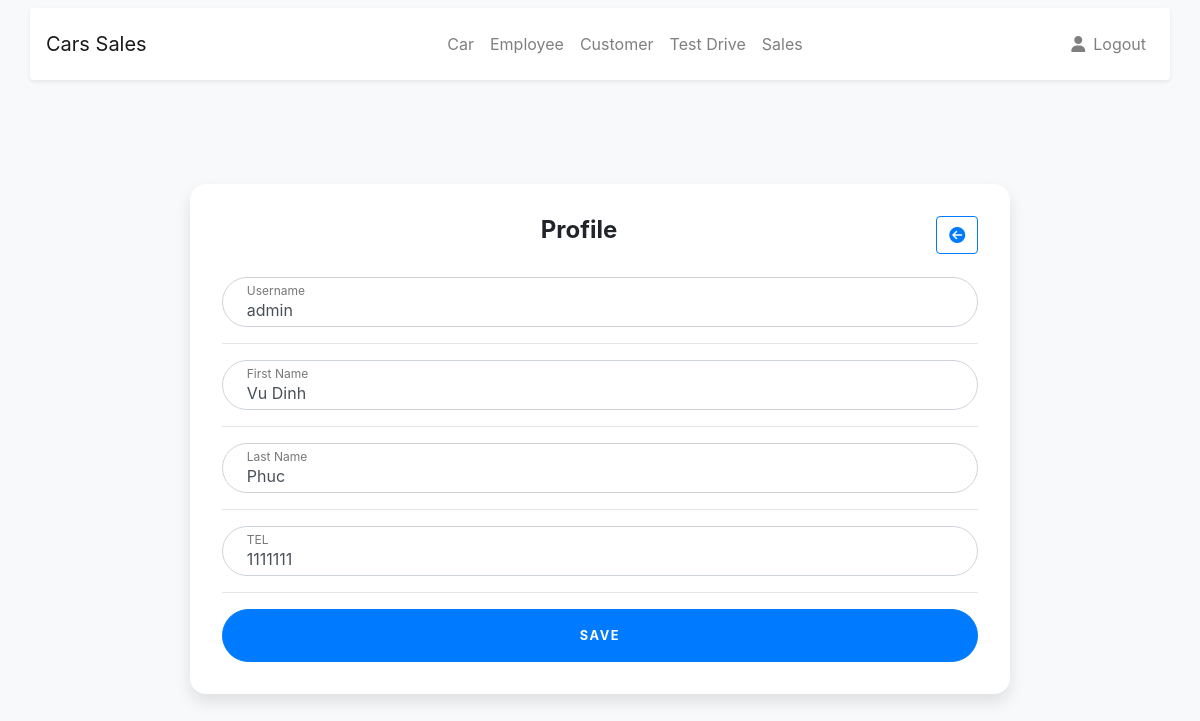
/staff/profile.php (signed in), run on the app's committed database.
### tables this page shows
CREATE TABLE `staff` (
  `id` int(11) NOT NULL,
  `username` varchar(20) NOT NULL,
  `first` varchar(20) NOT NULL,
  `last` varchar(20) NOT NULL,
  `tel` int(10) NOT NULL,
  `password` varchar(40) NOT NULL,
  `type` char(1) NOT NULL
);

### staff/profile.php (the view, shortened to what this page needs)
<?php
extract($_REQUEST);
if(isset($_SESSION['activeadmin']) || isset($_SESSION['activestaff'])){
  if(isset($_SESSION['activeadmin'])){
    $id= $_SESSION["activeadmin"][0];
  }
  try {
    require("../database/connection.php");
    $sql = "select * from staff where id= '$id'";
    $r = $db->query($sql);
    $record = $r->fetch();
  }
  catch(PDOException $e)
    {
    echo "Connection failed: " . $e->getMessage();
    }
}
else {
    header("location: index.php");
}
?>
<!DOCTYPE html>
<html lang="en">
<head>
    <link rel="stylesheet" href="https://stackpath.bootstrapcdn.com/bootstrap/4.4.1/css/bootstrap.min.css">
    <link rel="stylesheet" href="../style.css">
</head>
<body class=" bg-light">
    <nav class="navbar navbar-expand-lg navbar-light bg-light ">
        <div class="container shadow-sm p-3 mb-5 bg-white rounded">
          <a class="navbar-brand" href="index.php">
            Cars Sales
          </a>
          <div class="collapse navbar-collapse" id="navbarCollapse">
            <ul class="navbar-nav mx-auto">
              <li class="nav-item ">
                <a class="nav-link" href="dashboard.php?page=1&ipp=2">Car</a>
              </li>
              <li class="nav-item ">
                <a class="nav-link" href="employee.php?page=1&ipp=2">Employee</a>
              </li>
              <li class="nav-item ">
                <a class="nav-link" href="customer.php?page=1&ipp=2">Customer</a>
              </li>
              <li class="nav-item position-static">
                <a class="nav-link" href="testSchedule.php?page=1&ipp=2">Test Drive</a>
              </li>
              <li class="nav-item position-static">
                <a class="nav-link" href="sales.php?page=1&ipp=2">Sales</a>
              </li>
            </ul>
            <ul class="navbar-nav flex-row">
              <li class="nav-item ml-lg-n4">
                <a class="nav-link" href="profile.php">
                    <i class="fas fa-user"></i>
                </a>
              </li>
              <li class="nav-item ml-lg-n2 ml-3">
                <a class="nav-link" href="../database/logout.php">
                    Logout
                </a>
              </li>
            </ul>
          </div>
        </div>
    </nav>
<div class="mr-sm-5 ml-sm-5">
    <div class="row">
      <div class="col-lg-10 col-xl-9 mx-auto">
        <div class="card card-signin flex-row my-5">
          <div class="card-body">
          <div class="d-flex justify-content-between">
            <div>
                <h5 class="card-title font-weight-bold">Profile</h5>
            </div>
            <div>
                <button class="btn btn-outline-primary" onclick="window.document.location.href='employee.php?page=1&ipp=2'"><i class="fas fa-arrow-circle-left"></i></button>
            </div>
          </div>
            <form class="form-signin" method="post" action="profile.php">
              <div class="form-label-group">
                <input value='<?php echo $record['username'];?>' name="username" type="text" id="inputUsername" class="form-control" placeholder="Username" required autofocus>
                <label for="inputUsername">Username</label>
              </div>
              <hr>
              <div class="form-label-group">
                <input value='<?php echo $record['first'];?>' name="first" type="text" id="inputFname" class="form-control" placeholder="First Name" required autofocus>
                <label for="inputFname">First Name</label>
              </div>
              <hr>
              <div class="form-label-group">
                <input value='<?php echo $record['last'];?>' name="last" type="text" id="inputLname" class="form-control" placeholder="Last Name" required autofocus>
                <label for="inputLname">Last Name</label>
              </div>
              <hr>
              <div class="form-label-group">
                <input value='<?php echo $record['tel'];?>' name="tel" type="number" id="inputTel" class="form-control" placeholder="Phone Number" required autofocus maxlength="8">
                <label for="inputTel">TEL</label>
              </div>
              <hr>
              <button name="save" class="btn btn-lg btn-primary btn-block text-uppercase" type="submit">Save</button>
              </form>
          </div>
        </div>
      </div>
    </div>
  </div>
</body>
</html>

### style.css (style rules this page uses)
:root { --input-padding-x: 1.5rem; --input-padding-y: .75rem; }
.card-signin { border: 0; border-radius: 1rem; box-shadow: 0 0.5rem 1rem 0 rgba(0, 0, 0, 0.1); }
.card-signin .card-title { margin-bottom: 2rem; font-weight: 300; font-size: 1.5rem; }
.card-signin .card-body { padding: 2rem; }
.form-signin { width: 100%; }
.form-signin .btn { font-size: 80%; border-radius: 5rem; letter-spacing: .1rem; font-weight: bold; padding: 1rem; transition: all 0.2s; }
.form-label-group { position: relative; margin-bottom: 1rem; }
.form-label-group input { height: auto; border-radius: 2rem; }
.form-label-group>input, .form-label-group>label { padding: var(--input-padding-y) var(--input-padding-x); }
.form-label-group>label { position: absolute; top: 0; left: 0; display: block; width: 100%; margin-bottom: 0; line-height: 1.5; color: #495057; border: 1px solid transparent; border-radius: .25rem; transition: all .1s ease-in-out; }
.form-label-group input::placeholder { color: transparent; }
.form-label-group input:not(:placeholder-shown) { padding-top: calc(var(--input-padding-y) + var(--input-padding-y) * (2 / 3)); padding-bottom: calc(var(--input-padding-y) / 3); }
.form-label-group input:not(:placeholder-shown)~label { padding-top: calc(var(--input-padding-y) / 3); padding-bottom: calc(var(--input-padding-y) / 3); font-size: 12px; color: #777; }

### data on the page
staff: username "admin", first "Vu Dinh", last "Phuc", tel "1111111"
